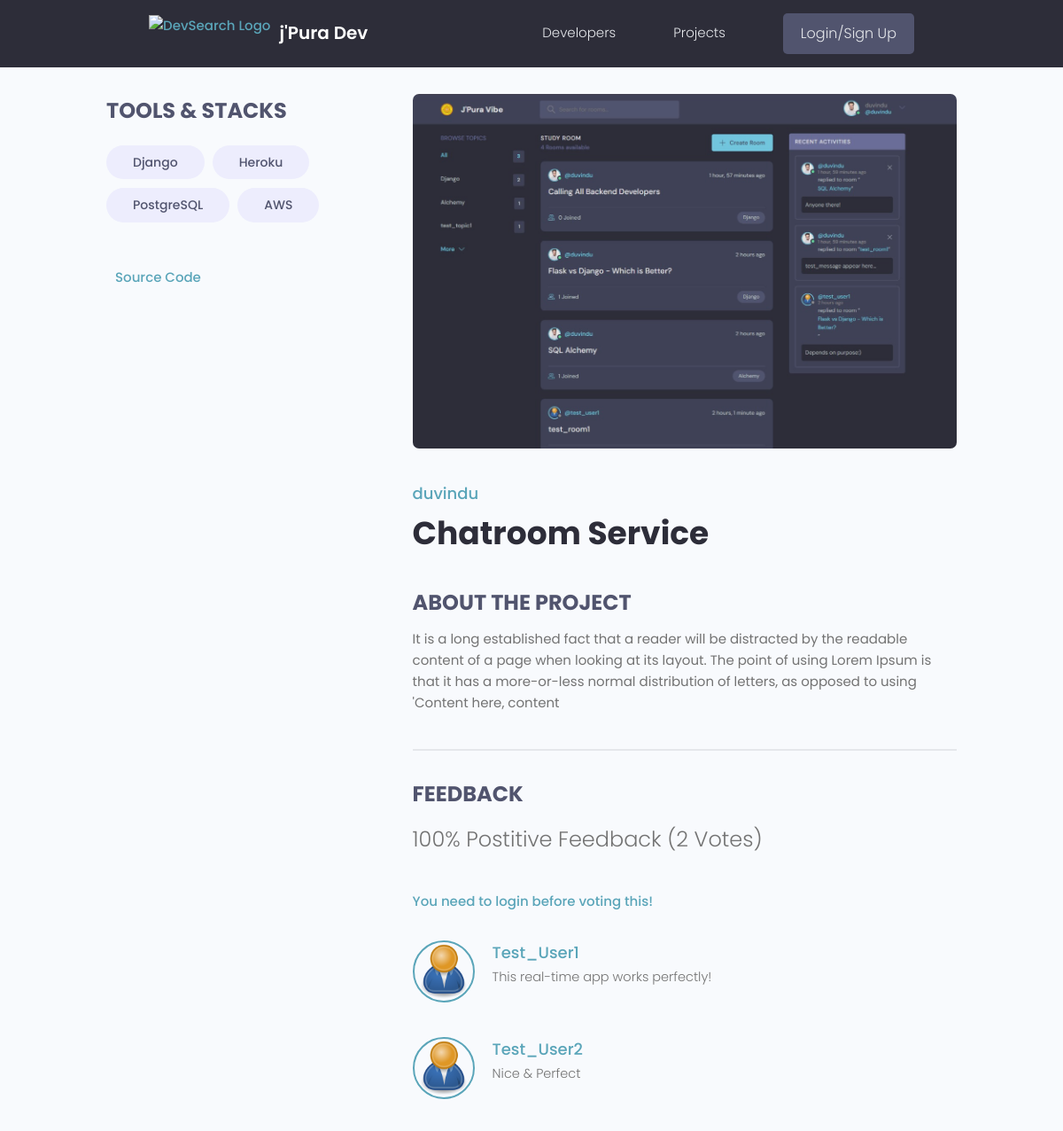
/project/1/, run on the app's committed database.
### home/models.py (models this page shows, shortened)
class Tag(models.Model):
    project = models.ForeignKey(Project, on_delete=models.CASCADE)
    name = models.CharField(max_length=200)
    created = models.DateTimeField(auto_now_add=True)
    def __str__(self):
        return f"{self.name}"

class Project(models.Model):
    owner = models.ForeignKey(User, on_delete=models.CASCADE)
    title = models.CharField(max_length=200)
    image = models.ImageField(upload_to = 'project/', default='project/default.jpg', null=True, blank=True)
    description = models.TextField()
    source_link = models.CharField(max_length=200, null=True, blank=True)
    vote_total = models.IntegerField(default=0)
    vote_ratio = models.IntegerField(default=0)
    created = models.DateTimeField(auto_now_add=True)
    class Meta:
        ordering = ['-vote_ratio', '-vote_total']
    @property
    def imageURL(self):
        try:
            return self.image.url
        except:
            return '/images/project/default.jpg'

class Review(models.Model):
    VOTE_TYPE = (
        ('Up Vote', 'Up Vote'),
        ('Down Vote', 'Down Vote'),
    )
    reviewer = models.ForeignKey(User, on_delete=models.CASCADE)
    project = models.ForeignKey(Project, on_delete=models.CASCADE)
    body = models.TextField()
    value = models.CharField(max_length=200, choices=VOTE_TYPE)
    created = models.DateTimeField(auto_now_add=True)

class Profile(models.Model):
    user = models.OneToOneField(User, on_delete=models.CASCADE)
    username = models.CharField(max_length=200, null=True)
    name = models.CharField(max_length=200, null=True)
    location = models.CharField(max_length=200, null=True)
    intro = models.CharField(max_length=200, null = True)
    bio = models.TextField(null=True)
    image = models.ImageField(upload_to = 'profile/', default='profile/default.png', null=True, blank=True)
    created = models.DateTimeField(auto_now_add=True)
    class Meta:
        ordering = ['created']
    @property
    def imageURL(self):
        try:
            return self.image.url
        except:
            return '/images/profile/default.png'

### home/views.py (the view, shortened to what this page needs)
# urls.py: path('project/<int:pk>/', project, name = 'project'),
def project(request, pk):
    project = Project.objects.get(id = pk)
    tags = project.tag_set.all()
    form = ReviewForm()
    context = {'project': project, 'tags': tags, 'form': form}
    return render(request, 'home/project_single.html', context)

### home/templates/home/project_single.html (shortened to what this page needs)
{% extends 'base.html' %}
{% block content %}
<main class="singleProject my-md">
    <div class="container">
      <div class="layout">
        <div class="column column--1of3">
          <h3 class="singleProject__subtitle">Tools & Stacks</h3>
          <div class="singleProject__toolStack">
            {% for tag in tags %}
            <span class="tag tag--pill tag--sub tag--lg">
              <small>{{tag}}</small>
            </span>
            {% endfor %}
          </div>
          {% if project.source_link %}
          <a class="singleProject__liveLink" href="{{project.source_link}}" target="_blank">Source Code
          </a>
          {% endif %}
        </div>
        <div class="column column--2of3">
          <img class="singleProject__preview" src="{{project.imageURL}}" alt="portfolio thumbnail" />
          <a href="{% url 'user-profile' project.owner.username %}" class="singleProject__developer">{{project.owner.username}}</a>
          <h2 class="singleProject__title">{{project.title}}</h2>
          <h3 class="singleProject__subtitle">About the Project</h3>
          <div class="singleProject__info">
                {{project.description}}
          </div>
          <div class="comments">
            <h3 class="singleProject__subtitle">Feedback</h3>
            <h5 class="project--rating">
              {{project.vote_ratio}}% Postitive Feedback ({{project.vote_total}} Vote{{project.vote_total|pluralize:"s"}})
            </h5>
            {% if request.user.is_authenticated %}
              {% if request.user == project.owner %}
                <p>You can't vote on your own project!</p>
              {% elif request.user.id in project.reviewers %}
                <p>You've already voted!</p>
              {% else %}
                <form class="form" action="" method="POST">
                  {% csrf_token %}
                  {% for field in form %}
                    <div class="form__field">
                      <span>{{field.label}}</span>
                      {{field}}
                    </div>
                  {% endfor %}
                  <input class="btn btn--sub btn--lg" type="submit" value="Comments" />
                </form>
              {% endif %}
            {% else %}
              <a href="{% url 'login' %}?next={{request.path}}">You need to login before voting this!</a>
            {% endif %}
            <div class="commentList">
              {% for review in project.review_set.all %}
              <div class="comment">
                {% if review.body %}
                <a href="{% url 'user-profile' review.reviewer.username %}">
                  <img class="avatar avatar--md"
                    src="{{review.reviewer.profile.imageURL}}" alt="user" />
                </a>
                <div class="comment__details">
                  <a href="{% url 'user-profile' review.reviewer.username %}" class="comment__author">{{review.reviewer.profile.name}}</a>
                  <p class="comment__info">
                    {{review.body|linebreaksbr}}
                  </p>
                </div>
                {% endif %}
              </div>
              {% endfor %}
            </div>
          </div>
        </div>
      </div>
    </div>
  </main>
{% endblock content %}

### static/css/main.css (style rules this page uses)
:root { --color-sub: #2d2d39; }
img { width: 100%; }
.singleProject .column--1of3 { order: 2; }
@media screen and (min-width: 1081px) { .singleProject .column--1of3 { order: 1; } }
@media screen and (min-width: 1081px) { .singleProject .column--2of3 { order: 2; } }
.singleProject__toolStack { margin-top: 2rem; margin-bottom: 4rem; }
.singleProject__liveLink { font-weight: 500; transition: all 0.3s ease-in-out; border-bottom: 2px solid transparent; }
.singleProject__preview { height: 50vh; object-fit: cover; object-position: top center; margin-bottom: 3rem; border-radius: 0.7rem; }
.singleProject__developer { font-size: 1.8rem; font-weight: 500; }
.singleProject__title { font-size: 3.6rem; font-weight: 700; color: var(--color-sub); margin-bottom: 3rem; }
.project--rating { margin-bottom: 1.6em; margin-top: .5em; }
.singleProject__subtitle { text-transform: uppercase; font-size: 2.4rem; font-weight: 700; color: var(--color-sub-light); margin-bottom: 1rem; }
.comments { margin-top: 4rem; padding-top: 3rem; border-top: 2px solid var(--color-light); }
.commentList { margin: 3rem 0; }
.comment { display: flex; gap: 2rem; }
.comment:not(:last-child) { margin-bottom: 3rem; }
.comment__author { font-size: 1.8rem; }
.comment__info { font-size: 1.45rem; }

### static/uikit/styles/modules/_variables.css (style rules this page uses)
:root { --color-main: #5aa5b9; --color-main-light: #e6faff; --color-sub: #3f4156; --color-sub-light: #51546e; --color-sub-lighter: #ededfd; --color-text: #737373; --color-gray: #8b8b8b; --color-light: #e5e7eb; --color-light-gray: #767676; --color-bg: #f8fafd; --color-white: #fffefd; --color-white-light: #f3f3f3; --color-success: #359e64; --color-success-bg: #def8e8; --color-error: #fc4b0b; --color-error-bg: #fff2ee; --font-base: 'Poppins', arial, helvetica, 'Segoe UI', roboto, ubuntu, sans-serif; --font-monospace: 'Fira Code', 'Courier New', courier, monospace; --font-regular: 300; --font-medium: 500; --font-bold: 700; --generic-shadow: 1px 1px 5px #00000010; --generic-transition: all 0.3s ease-in-out; }

### static/uikit/styles/modules/_base.css (style rules this page uses)
* { margin: 0; padding: 0; box-sizing: border-box; text-rendering: optimizeLegibility; color: inherit; font-size: inherit; }
html { font-size: 50%; }
@media only screen and (min-width: 480px) { html { font-size: 56.25%; } }
@media only screen and (min-width: 1200px) { html { font-size: 62.5%; } }
body { line-height: 1.6; font-weight: 400; font-size: 1.5rem; color: var(--color-text); background-color: var(--color-bg); min-height: 100vh; }

### static/uikit/styles/modules/_typography.css (style rules this page uses)
* { font-family: var(--font-base); }
h2 { font-size: 3.6rem; font-weight: var(--font-bold); }
h3 { font-size: 3.2rem; font-weight: var(--font-medium); }
h5 { font-size: 2.4rem; font-weight: var(--font-medium); }
h5, h6 { font-weight: var(--font-regular); }
p, span, strong { font-size: 1.6rem; color: var(--color-text); font-weight: var(--font-regular); }
a { padding-bottom: 2px; text-decoration: none; display: inline-block; color: var(--color-main); font-weight: var(--font-medium); }

### static/uikit/styles/modules/_utilities.css (style rules this page uses)
.container { width: 92%; max-width: 165rem; margin: 0 auto; box-sizing: border-box; }
@media screen and (min-width: 1000px) { .container { width: 90%; } }
@media screen and (min-width: 1200px) { .container { width: 80%; } }
.my-md { margin: 3rem auto; }

### static/uikit/styles/modules/_avatar.css (style rules this page uses)
.avatar { border-radius: 50%; border: 2px solid var(--color-main); object-fit: cover; }
.avatar--md { height: 7rem; width: 7rem; }

### static/uikit/styles/modules/_tag.css (style rules this page uses)
.tag { display: inline-flex; align-items: center; background-color: var(--color-sub); height: -webkit-fit-content; height: -moz-fit-content; height: fit-content; width: -webkit-fit-content; width: -moz-fit-content; width: fit-content; border-radius: 0.5rem; padding: 0.5rem 1.5rem; font-size: 1.2rem; cursor: pointer; }
.tag:not(:last-child) { margin-right: 0.25rem; margin-bottom: 0.75rem; }
.tag > small { color: var(--color-white); }
.tag--pill { border-radius: 5rem; }
.tag--sub, .tag--sub > small { background: var(--color-sub-lighter); color: var(--color-sub-light); font-weight: 500; }
.tag--lg { padding: 0.8rem 3rem; font-size: 1.4rem; }
.tag--lg:not(:last-child) { margin-right: 0.5rem; margin-bottom: 1rem; }

### static/uikit/styles/modules/_layout.css (style rules this page uses)
.layout { display: flex; flex-flow: row wrap; justify-content: space-between; }
.layout > .column { margin-bottom: 3rem; }
.layout > .column.column--1of3 { flex-basis: 30%; }
.layout > .column.column--2of3 { flex-basis: 64%; }

### data on the page
Tag: name "Django"
Tag: name "Heroku"
Tag: name "PostgreSQL"
Tag: name "AWS"
Project: imageURL (picture), owner.username "duvindu", title "Chatroom Service", description "It is a long established fact that a reader will be distracted by the readable content of a page when looking at its layout. The point of using Lorem Ipsum is that it has a more-or-less normal distribution of letters, as opposed to using 'Content here, content", vote_ratio "100", vote_total "2"
Review: reviewer.profile.imageURL (placeholder picture), reviewer.profile.name "Test_User1", body "This real-time app works perfectly!"
Review: reviewer.profile.imageURL (placeholder picture), reviewer.profile.name "Test_User2", body "Nice & Perfect"
